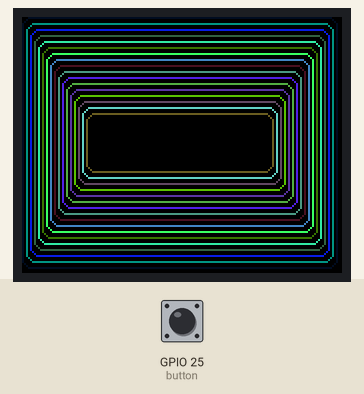
This sketch was run on a simulated ESP32. Shown: 160×128 colour display. The test bench sets the inputs (shaded band); at power-on: GPIO 25 (button) HIGH. WiFi joins after 1.5 s; servers stay silent unless stated; network time is answered at once with the bench clock; the local clock reads 2024-03-15 10:24:30 at power-on unless the sketch sets it; what the sketch prints to the serial monitor is not drawn.

Above: at 2.8 s.
2.9 s: GPIO 25 (button) pulled LOW for 0.15 s
At 4.8 s:
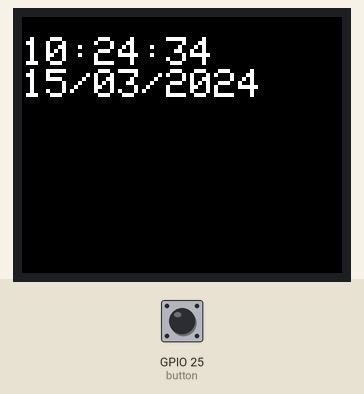
6.0 s: GPIO 25 (button) pulled LOW for 1 s
At 6.3 s:
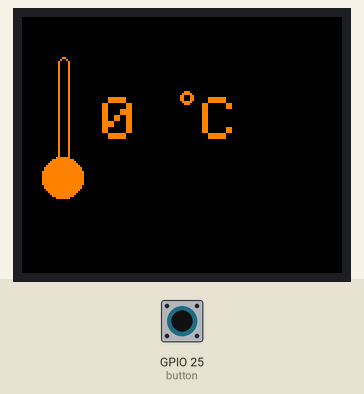
8.5 s: GPIO 25 (button) pulled LOW for 0.15 s
At 9.3 s:
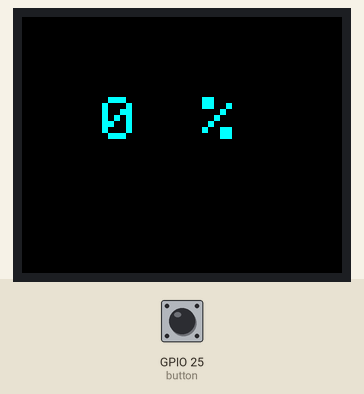
10.1 s: GPIO 25 (button) pulled LOW for 3.2 s
At 10.7 s:
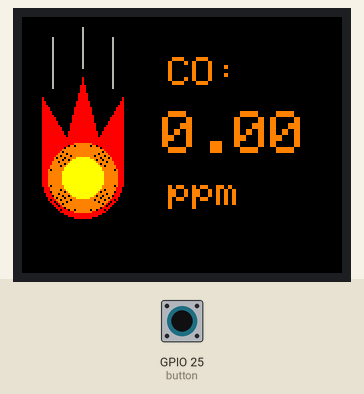
14.8 s: GPIO 25 (button) pulled LOW for 0.15 s
At 15.8 s:
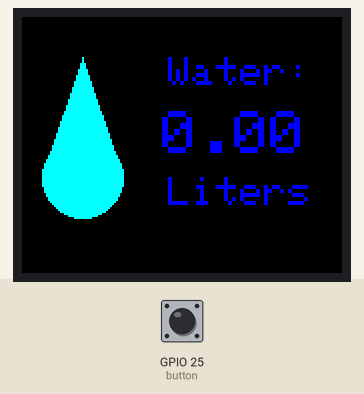
16.4 s: GPIO 25 (button) pulled LOW for 1 s
At 17.3 s:
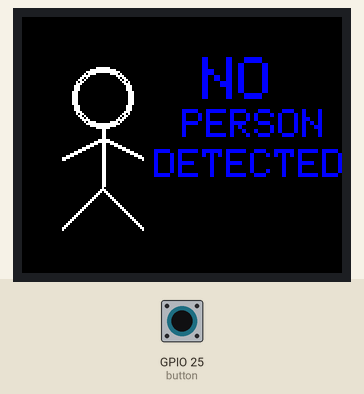
Timing chart, 0 to 19.4 s (numbered marks = the images above; inputs shaded):
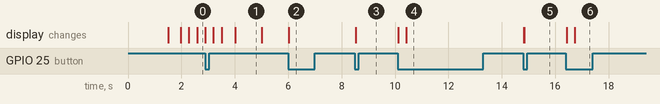

The sketch:

oled.ino
```cpp
#include <Adafruit_GFX.h>
#include <Adafruit_ST7735.h>
#include <WiFi.h>
#include <WiFiUdp.h>
#include <NTPClient.h>
#include <TimeLib.h>
#include <HTTPClient.h>
#include <esp_wifi.h>
#include <esp_now.h>

const char *ssid     = "Mevlut";
const char *password = "23012003";
#define CHANNEL 1
WiFiUDP ntpUDP;
HTTPClient http;
NTPClient timeClient(ntpUDP, "time.nist.gov", 18000, 60000);
char Time[ ] = "00:00:00";
char Date[ ] = "00/00/2000";
byte last_second, second_, minute_, hour_, day_, month_;
int year_;
unsigned long lastTime = 0;
unsigned long timerDelayWifi = 10000;
unsigned long timerDelay = 5000;
bool wifi_connected;


String tempString;
String humString;
String COppmString;
String waterString;
String motionString;


String serverTemp = "http://192.168.125.61/temp";
String serverHum = "http://192.168.125.61/humidity";
String serverCOppm = "http://192.168.125.61/gas";
String serverWater = "http://192.168.125.61/water";
String serverMotion = "http://192.168.125.61/motion";


#define TFT_CS        5
#define TFT_RST       33
#define TFT_DC        32
#define button        25
uint8_t page;
uint8_t this_page = -1;

Adafruit_ST7735 tft = Adafruit_ST7735(TFT_CS, TFT_DC, TFT_RST);

void IRAM_ATTR detectsMovement() {
  static unsigned long last_interrupt_time = 0;
  unsigned long interrupt_time = millis();

  if (interrupt_time - last_interrupt_time > 200){
    if(page<=5) page+=1;
    else page= 0;
  }
  last_interrupt_time = interrupt_time;
}

int8_t temp;
uint8_t hum;
float coPPM;
float water;
uint8_t motion;
int t1,t2,t3,t4,t5,t6,d1,d2,d3,d4,d5,d6;


typedef struct slave_send {
  uint8_t id;
  int8_t  temp;
  uint8_t humidity;
  uint8_t coPpm;
  uint8_t water;
  uint8_t motion;
  uint8_t istherefire;
  uint8_t firesensoron;
} slave_send;
slave_send info;


void displayPage(){
   this_page = page;

  if(page == 0){
    uint16_t color = 100;
    int i;
    int t;
    for(t = 0 ; t <= 4; t+=1) {
      int x = 0;
      int y = 0;
      int w = tft.width()-2;
      int h = tft.height()-2;
      for(i = 0 ; i <= 16; i+=1) {
        tft.drawRoundRect(x, y, w, h, 5, color);
        x+=2;
        y+=3;
        w-=4;
        h-=6;
        color+=1100;
        delay(10);
      }
      color+=100;
   }
  }


  else if(page == 1){
    if (!wifi_connected){
      tft.setCursor(0, 10);
      tft.setTextColor(ST7735_WHITE, ST7735_BLACK);
      tft.setTextSize(2);
      tft.println("No time and date data");
    } else {
      handleTime();
      if(t6!=Time[7]) tft.fillRect(84, 10, 10, 15, ST7735_BLACK);
      if(t5!=Time[6]) tft.fillRect(72, 10, 10, 15, ST7735_BLACK);
      if(t4!=Time[4]) tft.fillRect(48, 10, 10, 15, ST7735_BLACK);
      if(t3!=Time[3]) tft.fillRect(36, 10, 10, 15, ST7735_BLACK);
      if(t2!=Time[1]) tft.fillRect(12, 10, 10, 15, ST7735_BLACK);
      if(t1!=Time[0]) tft.fillRect(0, 10, 10, 15, ST7735_BLACK);
      if(d6!=Date[9]) tft.fillRect(108, 26, 10, 15, ST7735_BLACK);
      if(d5!=Date[8]) tft.fillRect(96, 26, 10, 15, ST7735_BLACK);
      if(d4!=Date[4]) tft.fillRect(48, 26, 10, 15, ST7735_BLACK);
      if(d3!=Date[3]) tft.fillRect(36, 26, 10, 15, ST7735_BLACK);
      if(d2!=Date[1]) tft.fillRect(12, 26, 10, 15, ST7735_BLACK);
      if(d1!=Date[0]) tft.fillRect(0, 26, 10, 15, ST7735_BLACK);

      tft.setCursor(0, 10);
      tft.setTextColor(ST7735_WHITE, ST7735_BLACK);
      tft.setTextSize(2);
      tft.println(Time);
      tft.println(Date);

      t6=Time[7];
      t5=Time[6];
      t4=Time[4];
      t3=Time[3];
      t2=Time[1];
      t1=Time[0];
      d1=Date[0];
      d2=Date[1];
      d3=Date[3];
      d4=Date[4];
      d5=Date[8];
      d6=Date[9];
    }
  }


  else if(page == 2){
    int8_t thisTemp = temp;
    tft.fillCircle(20, 80, 10, ST7735_ORANGE);
    tft.drawRoundRect(18, 20, 6, 63, 4, ST7735_ORANGE);
    uint8_t termometer = map(temp, -40, 60 ,0, 60);
    tft.fillRect(18, 83, 6, -termometer, ST7735_ORANGE);
    tft.setCursor(40, 40);
    tft.setTextColor(ST7735_ORANGE, ST7735_BLACK);
    tft.setTextSize(3);
    tft.print(temp);
    tft.setCursor(90, 40);
    tft.print("C") ;
    tft.drawCircle(82, 40, 3, ST7735_ORANGE);
    tft.drawCircle(82, 40, 2, ST7735_ORANGE);
    if (thisTemp!=temp){
      tft.fillRect(40, 40, 32, 21, ST7735_BLACK);
    }
  }


  else if(page == 3){
    int8_t thisHum = hum;

    tft.setCursor(40, 40);
    tft.setTextColor(ST7735_CYAN, ST7735_BLACK);
    tft.setTextSize(3);
    tft.print(hum);
    tft.setCursor(90, 40);
    tft.print("%") ;

    if (thisHum!=hum){
      tft.fillRect(40, 40, 32, 21, ST7735_BLACK);
    }

  }


  else if(page == 4){
    float thiscoPPM = coPPM;
    tft.drawLine(15, 10, 15, 35, 0xB5B5B5);
    tft.drawLine(30, 5, 30, 25, 0xB5B5B5);
    tft.drawLine(45, 10, 45, 35, 0xB5B5B5);

    tft.fillTriangle(22, 60, 38, 60, 30, 30, ST7735_RED);
    tft.fillTriangle(10, 80, 22, 60, 10, 40, ST7735_RED);
    tft.fillTriangle(50, 80, 38, 60, 50, 40, ST7735_RED);
    for(uint8_t i=18; i<=20; i++){
      tft.drawCircle(30, 80, i, ST7735_RED);
    }
    for(uint8_t i=10; i<18; i++){
      tft.drawCircle(30, 80, i, ST7735_ORANGE);
    }
    tft.fillCircle(30, 80, 10, ST7735_YELLOW);
    //tft.fillCircle(20, 59, 2, ST7735_BLACK);
    //tft.fillCircle(40, 59, 2, ST7735_BLACK);

    tft.setCursor(73, 20);
    tft.setTextColor(ST7735_ORANGE, ST7735_BLACK);
    tft.setTextSize(2);
    tft.println("CO:");

    tft.setCursor(70, 47);
    tft.setTextSize(3);
    tft.println(coPPM);

    tft.setCursor(73, 80);
    tft.setTextSize(2);
    tft.println("ppm");
    if (thiscoPPM!=coPPM){
      tft.fillRect(70, 47, 50, 21, ST7735_BLACK);
    }
  }


  else if(page == 5){
    float thiswater = water;
    tft.fillCircle(30, 80, 20, ST7735_CYAN);
    tft.fillTriangle(10, 78, 50, 78, 30, 20, ST7735_CYAN);
    tft.setCursor(73, 20);
    tft.setTextColor(ST7735_BLUE, ST7735_BLACK);
    tft.setTextSize(2);
    tft.println("Water:");

    tft.setCursor(70, 47);
    tft.setTextSize(3);
    tft.println(water);

    tft.setCursor(73, 80);
    tft.setTextSize(2);
    tft.println("Liters");
    if (thiswater!=water){
      tft.fillRect(70, 47, 50, 21, ST7735_BLACK);
    }

  }


  else if(page == 6){
    tft.fillScreen(ST7735_BLACK);
    tft.drawCircle(40, 40, 15, ST7735_WHITE);
    tft.drawCircle(40, 40, 14, ST7735_WHITE);
    tft.drawCircle(40, 40, 13, ST7735_WHITE);
    tft.fillRect(40, 55, 2, 30, ST7735_WHITE);
    tft.drawLine(40, 60, 20, 70, ST7735_WHITE);
    tft.drawLine(40, 61, 20, 71, ST7735_WHITE);
    tft.drawLine(40, 60, 60, 70, ST7735_WHITE);
    tft.drawLine(40, 61, 60, 71, ST7735_WHITE);

    tft.drawLine(40, 85, 20, 105, ST7735_WHITE);
    tft.drawLine(40, 86, 20, 106, ST7735_WHITE);
    tft.drawLine(40, 85, 60, 105, ST7735_WHITE);
    tft.drawLine(40, 86, 60, 106, ST7735_WHITE);

    if(motion == 0){
      tft.setCursor(90, 20);
      tft.setTextSize(3);
      tft.println("NO");
      tft.setCursor(80, 46);
      tft.setTextSize(2);
      tft.println("PERSON");
      tft.setCursor(66, 66);
      tft.println("DETECTED");

    }else if(motion == 1){
      tft.setTextColor(ST7735_WHITE, ST7735_BLACK);
      tft.setCursor(80, 40);
      tft.setTextSize(2);
      tft.println("PERSON");
      tft.setCursor(66, 70);
      tft.println("DETECTED");
    }


  }
  if(this_page != page){
    tft.fillScreen(ST7735_BLACK);
  }

}

void http_temp();
void http_hum();
void http_COppm();
void http_water();
void http_motion();
void esp_now_setup();
void OnDataRecv(const uint8_t* mac, const uint8_t* incomingData, int len);

void setup() {
  Serial.begin(115200);
  wifi_connection();
  if(!wifi_connected) esp_now_setup();

  timeClient.begin();
  timeClient.setTimeOffset(10800);
  pinMode(button,INPUT_PULLUP);
  attachInterrupt(digitalPinToInterrupt(button), detectsMovement, FALLING);
  tft_initialize();

}

void loop() {
  if(millis()-lastTime > timerDelay){
    http_temp();
    http_hum();
    http_COppm();
    http_water();
    http_motion();
    lastTime = millis();
  }
  string_to_data();
  displayPage();

}


void handleTime(){
  timeClient.update();
  unsigned long unix_epoch = timeClient.getEpochTime();    // Get Unix epoch time from the NTP server
  second_ = second(unix_epoch);
  if (last_second != second_) {
    minute_ = minute(unix_epoch);
    hour_   = hour(unix_epoch);
    day_    = day(unix_epoch);
    month_  = month(unix_epoch);
    year_   = year(unix_epoch);
    Time[7] = second_ % 10 + 48;
    Time[6] = second_ / 10 + 48;
    Time[4] = minute_ % 10 + 48;
    Time[3] = minute_ / 10 + 48;
    Time[1] = hour_   % 10 + 48;
    Time[0] = hour_   / 10 + 48;
    Date[0] = day_   / 10 + 48;
    Date[1] = day_   % 10 + 48;
    Date[3] = month_  / 10 + 48;
    Date[4] = month_  % 10 + 48;
    Date[8] = (year_   / 10) % 10 + 48;
    Date[9] = year_   % 10 % 10 + 48;
    last_second = second_;
  }
}
void tft_initialize(){
  tft.initR(INITR_BLACKTAB);
  tft.fillScreen(ST7735_BLACK);
  tft.setRotation(3);
  tft.setTextWrap(false);
}
void wifi_connection(){
  WiFi.mode(WIFI_AP_STA);
  WiFi.begin(ssid, password);

  unsigned long startingTime = millis();
  while(WiFi.status() != WL_CONNECTED) {
      delay(100);
      Serial.print(".");
      lastTime = millis();
      if(lastTime-startingTime > timerDelayWifi) break;
  }
  if(WiFi.status()==WL_CONNECTED){
      wifi_connected = true;
      Serial.println("");
      Serial.print("Connected to WiFi network with IP Address: ");
      Serial.println(WiFi.localIP());
    }else wifi_connected = false;

}
void esp_now_setup(){
  esp_wifi_set_channel(CHANNEL,WIFI_SECOND_CHAN_NONE);
  if (esp_now_init() != ESP_OK) {
    Serial.println("Error initializing ESP-NOW");
    return;
  }
  esp_now_register_recv_cb(OnDataRecv);
  Serial.println("esp now init.");
  Serial.println(WiFi.macAddress());
}
void OnDataRecv(const uint8_t* mac, const uint8_t* incomingData, int len){
  info.id = *(incomingData);
  if(info.id == 1) tempString = String(*(incomingData+1));
  if(info.id == 1) humString = String(*(incomingData+2));
  if(info.id == 1) waterString = String(*(incomingData+4));
  if(info.id == 2) COppmString = String(*(incomingData+3));
  if(info.id == 3) motionString = String(*(incomingData+5));
  Serial.println("data received");
}
void http_temp(){
  if ((millis() - lastTime) > timerDelay) {
    if(WiFi.status()== WL_CONNECTED){

      http.begin(serverTemp.c_str());
      int httpResponseCode = http.GET();
      Serial.println(httpResponseCode);
      if (httpResponseCode>0) {
        tempString = http.getString();
      }
    }
      http.end();
  }
  lastTime = millis();
}
void http_hum(){
  if(WiFi.status()== WL_CONNECTED){

    http.begin(serverHum.c_str());
    int httpResponseCode = http.GET();

    if (httpResponseCode>0) {
      humString = http.getString();
    }
  }
    http.end();
}
void http_COppm(){
  if(WiFi.status()== WL_CONNECTED){

    http.begin(serverCOppm.c_str());
    int httpResponseCode = http.GET();
    if (httpResponseCode>0) {
      COppmString = http.getString();
    }
  }
    http.end();
}
void http_water(){
  if(WiFi.status()== WL_CONNECTED){

    http.begin(serverWater.c_str());
    int httpResponseCode = http.GET();
    if (httpResponseCode>0) {
      waterString = http.getString();
    }
  }
    http.end();
}
void http_motion(){
  if(WiFi.status()== WL_CONNECTED){

    http.begin(serverMotion.c_str());
    int httpResponseCode = http.GET();
    if (httpResponseCode>0) {
      motionString = http.getString();
    }
  }
    http.end();
}
void string_to_data(){
  temp = tempString.toInt();
  hum = humString.toInt();
  coPPM = COppmString.toFloat();
  if(motionString.equals(String("Detected!"))) motion = 1;
  else if(motionString.equals(String("NOT detected"))) motion = 0;
  water = waterString.toFloat();

}
```

Measured:
- after the input at 2.9 s, the display: first differs from a run without the input after 0.62 s (image 1 shows a later state)
- after the input at 6.0 s, the display: first changes at once (image 2 shows a later state)
- after the input at 8.5 s, the display: first changes at once (image 3 shows a later state)
- after the input at 10.1 s, the display: first changes at once (image 4 shows a later state)
- after the input at 14.8 s, the display: first changes at once (image 5 shows a later state)
- after the input at 16.4 s, the display: first changes at once (image 6 shows a later state)
- what the display in image 1 shows lasts 1.0 s, from 4.0 s to 5.0 s
